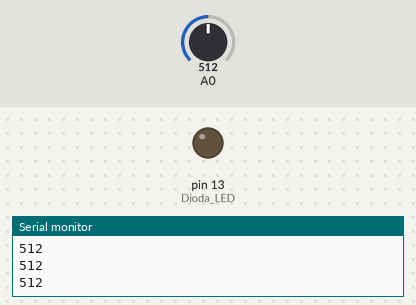
The sketch below on a simulated Arduino Uno, built with avr-gcc and run on an emulated ATmega328P. Shown: output pins drawn as LEDs (lit = HIGH), the last lines printed to the serial monitor. Inputs (shaded band) come from the test bench; at power-on: A0 = 512.

Above: at 1.2 s.
1.3 s: A0 set to 586
2.8 s: A0 set to 612
At 3.9 s:
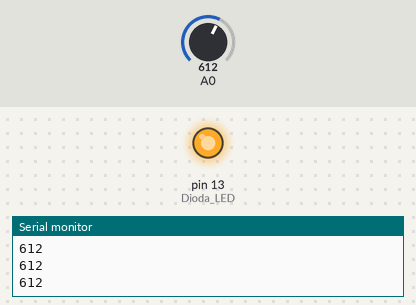
4.3 s: A0 set to 590
At 5.0 s:
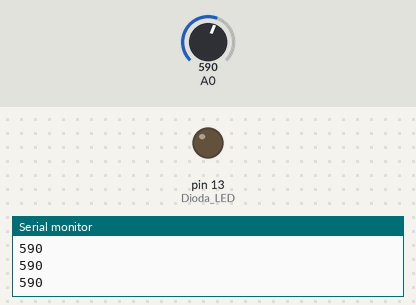
5.8 s: A0 set to 610
At 6.2 s:
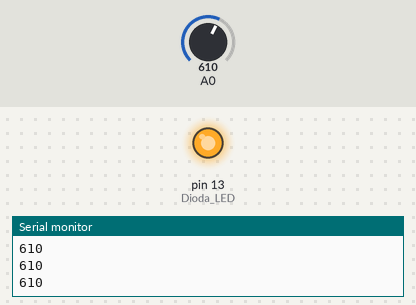
Timing chart, 0 to 8.3 s (numbered marks = the images above; inputs shaded):
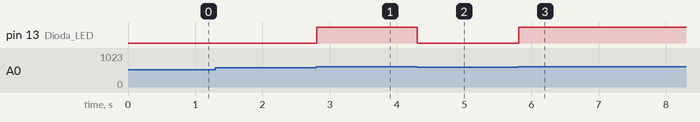

The sketch:

potencjometr.ino
```cpp
int wartosc = 0;

void setup()
{
  Serial.begin(9600);
  pinMode(13, OUTPUT);  // Dioda LED
}


void loop()
{

  wartosc = analogRead(A0);
  Serial.println(wartosc);

  if (wartosc >= 600)
  {
    digitalWrite(13, HIGH);
  }
  // W przeciwnym razie
  else
  {
    digitalWrite(13, LOW);
   }
}
```

Measured:
- the behaviour switches between 599 and 600 on A0 (found by bisection; images 0 and 1)
- after the input at 2.8 s, pin 13 (Dioda_LED): LOW → HIGH at once
- after the input at 4.3 s, pin 13 (Dioda_LED): HIGH → LOW at once
- after the input at 5.8 s, pin 13 (Dioda_LED): LOW → HIGH at once
